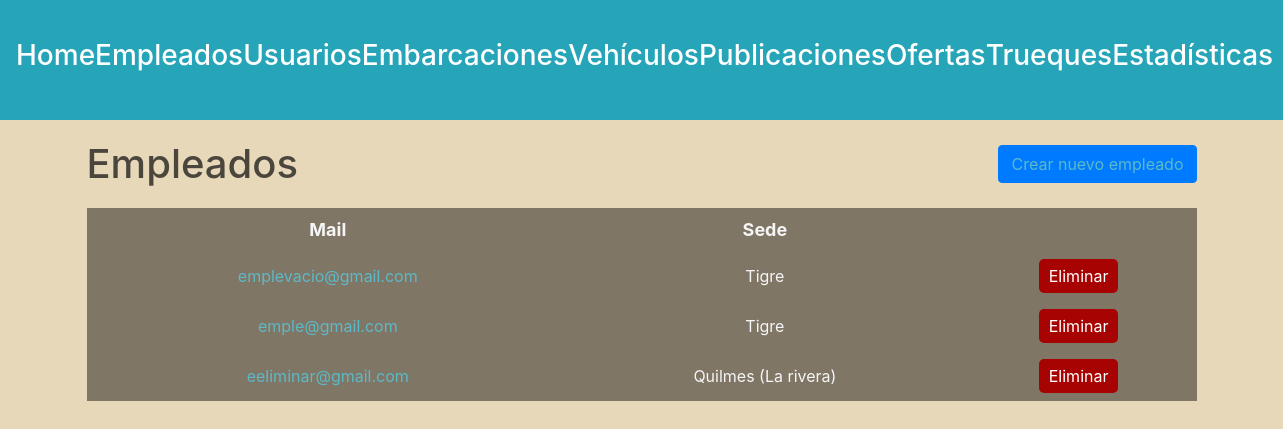
Screenshot of /administracion/empleados/ (signed in) with the database file from the repository.
### usuarios/models.py (models this page shows, shortened)
class Usuario(AbstractBaseUser, PermissionsMixin):
    nombre = models.CharField(max_length=50)
    apellido = models.CharField(max_length=50)
    fecha_nacimiento = models.DateField()
    telefono = models.CharField(max_length=13)
    mail = models.EmailField(max_length=50, unique=True)
    password = models.CharField(max_length=128)
    is_staff= models.BooleanField(default=False)
    is_blocked= models.BooleanField(default=False)
    USERNAME_FIELD = 'mail'
    REQUIRED_FIELDS = ['nombre', 'apellido', 'fecha_nacimiento', 'telefono']

### empleados/models.py (models this page shows)
class Sede(models.Model):
    nombre = models.CharField(max_length=100, unique=True)

### administrador/views.py (the view)
# urls.py: path('', include('empleados.urls')),
@login_required(login_url=reverse_lazy('home'))
def empleados(request):
    user = request.user
    if not user.is_superuser:
        return redirect('home')
    empleados = Usuario.objects.filter(is_staff=True, is_superuser=False)
    for empleado in empleados:
        emple_sede = EmpleConSede.objects.get(user_id=empleado.id)
        sede = Sede.objects.get(id=emple_sede.sede_id)
        empleado.sede = sede.nombre
    return render(request, 'employees.html', {
        'empleados' : empleados
    })

### autenticacion/backend.py (called while the page is built)
    def get_user(self, user_id):
        UserModel = get_user_model()
        try:
            return UserModel.objects.get(pk=user_id)
        except UserModel.DoesNotExist:
            return None

### administrador/templates/employees.html (shortened to what this page needs)
{% extends 'layouts/navbar.html' %}
{% block content %}
<div class="header">
    <h1>Empleados</h1>
    <a href="{% url 'crear empleado' %}" class="btn btn-primary">Crear nuevo empleado</a>
</div>
{% if empleados %}
    <table>
        <thead>
            <tr>
                <th>Mail</th>
                <th>Sede</th>
            </tr>
        </thead>
        <tbody>
            {% for empleado in empleados %}
                <tr>
                    <td> <a href="{% url 'empleado' empleado.id %}">{{empleado.mail}}</a></td>
                    <td>{{empleado.sede}}</td>
                    <td>
                        <form method="post" action="{% url 'eliminar empleado' %}">
                            <button type="submit" class="btn-delete">Eliminar</button>
                        </form>
                    </td>
                </tr>
            {% endfor %}
        </tbody>
    </table>
{% else %}
    <h3>No existen empleados en la plataforma.</h3>
{% endif %}
{% endblock %}

### administrador/static/styles/main.css (style rules this page uses)
:root { --azul1: #6785b4; --azul2: #26a5b9; --azul3: #a9cecf; --gris: #c4c4be8c; --arena: #c8baa0; }
body { background: #e8d8ba !important; color: #fff; font-family: arial; margin: 0; }
.header { display: flex; justify-content: space-between; align-items: center; margin-bottom: 20px; }
.header h1 { color: #4b463d; margin: 0; }
.btn-primary { background-color: #26a5b9; border-color: #26a5b9; color: #fff; padding: 8px 16px; border-radius: 4px; text-decoration: none; }
table { width: 100%; background: #807666; color: whitesmoke; padding: 10px; margin-bottom: 2px; }
table thead th { font-size: 18px; }
table tbody td { font-size: 16px; }
table th, table td { padding: 8px; text-align: center; }
a:link, a:visited { color: #5cb9c7; font-size: 16px; }
.btn-delete { background-color: rgb(167, 3, 3); color: white; border: none; border-radius: 5px; padding: 5px 10px; }

### rows the page displays
Usuario: mail "emplevacio@gmail.com", sede "Tigre"
Usuario: mail "emple@gmail.com", sede "Tigre"
Usuario: mail "eeliminar@gmail.com", sede "Quilmes (La rivera)"
